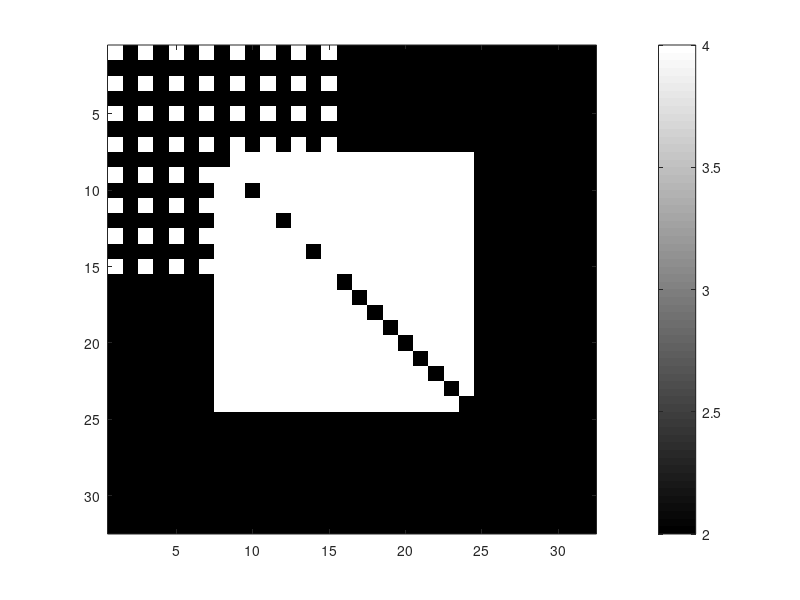
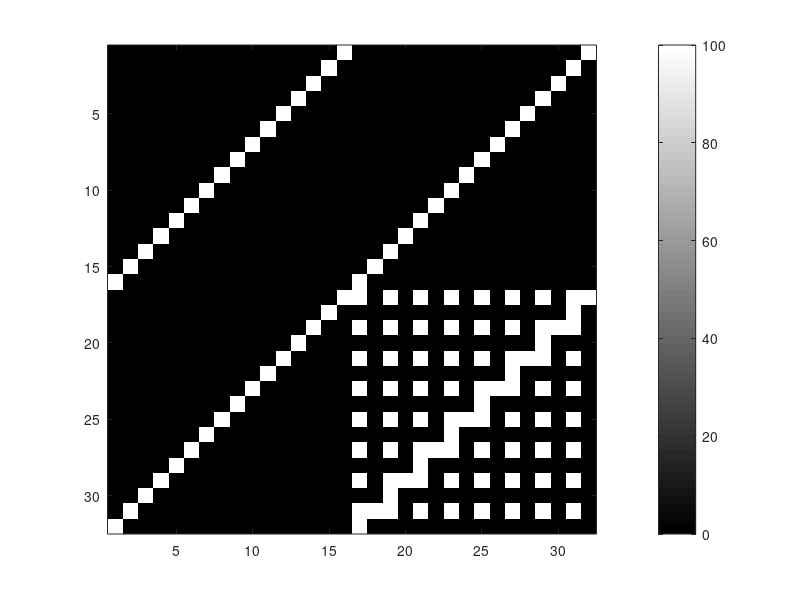
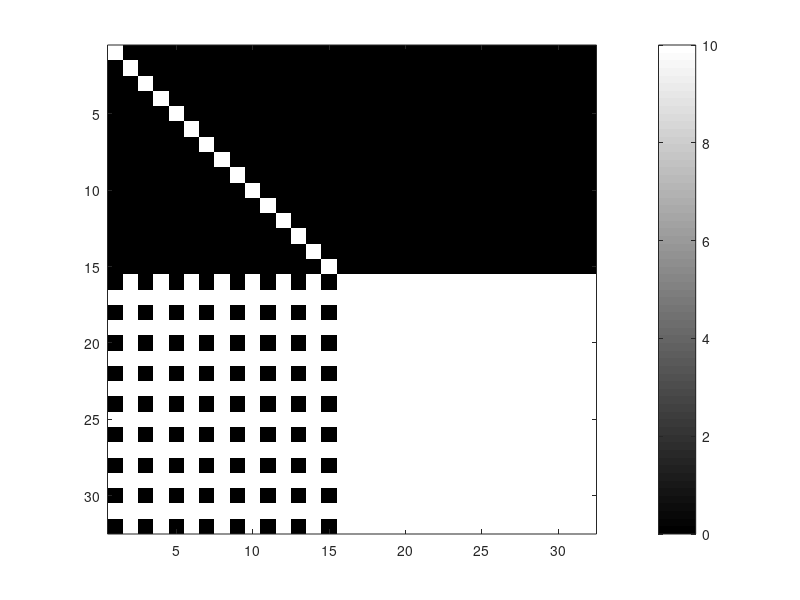
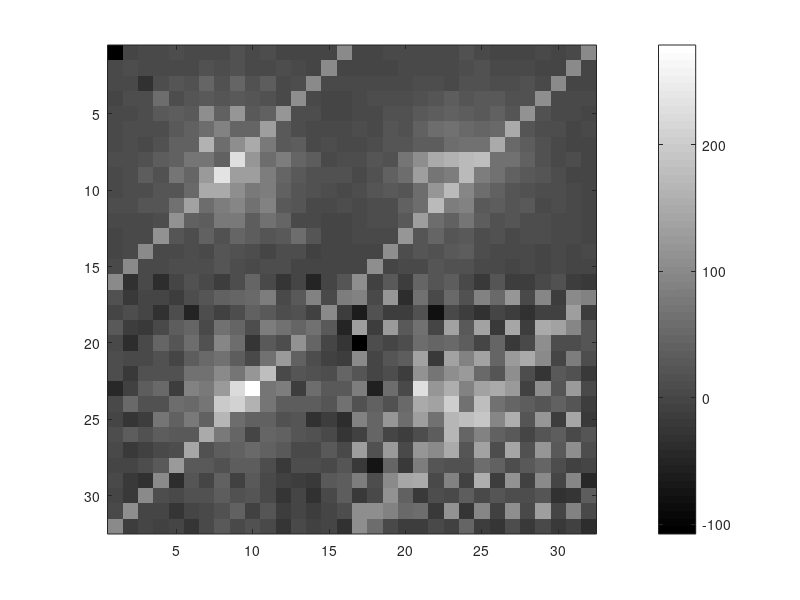

The MATLAB script that drew these images, in order:
clearvars
close all

% parameters
    xsize = 32;
    ysize = xsize;
    
    n_frames = 10;
    
    % camera  
        val_offset = 100; % in counts
        val_noise = 10; % in electrons
        val_epc = 0.5; % electrons per count = 1/gain
    
    % gaussian
        x0 = [xsize/4] .* [1 3];
        y0 = [xsize/4] .* [3 1];
        photons = 2000;
        sigma = 3; % in pixels
        
rng(1); % reset the random number generator for reproduceable results
    

% maps
    map_pattern_noise = zeros(xsize, ysize); % start with zeros
    map_pattern_noise(eye(size(map_pattern_noise)) == 1) = 1; % create diagonal being white
    map_pattern_noise(end/2:end,:) = 1; % % create 1/2th of area being white
    map_pattern_noise(end/2:2:end,1:2:end/2) = 0; % % create 1/4th of area being checkerboard 
    
    map_pattern_offset = zeros(xsize, ysize); % start with zeros     
    map_pattern_offset(transpose(eye(size(map_pattern_offset))) == 1) = 1; % create diagonal being white
    map_pattern_offset = repmat(map_pattern_offset(1:end/2, 1:end/2), 2, 2); %
    map_pattern_offset((end/2+1):2:end,2:2:end/2) = 1; % % create 1/4th of area being checkerboard 
    map_pattern_offset = fliplr(map_pattern_offset);
    
    map_pattern_gain = zeros(xsize, ysize); % start with zeros
    map_pattern_gain(end/4:3*end/4, end/4:3*end/4) = 1; % make white center
    map_pattern_gain(transpose(eye(size(map_pattern_gain))) == 1) = 0; % create diagonal being black
    map_pattern_gain(1:2:end/2,1:2:end/2) = 1; % % create 1/4th of area being checkerboard 

    map_offset = map_pattern_offset * val_offset;
    map_noise = map_pattern_noise * val_noise;
    map_gain = (1 + map_pattern_gain) / val_epc;
    
    % place emitters
        map_gauss = zeros(xsize, ysize); % preallocation
        for xc = x0
            for yc = y0
                for x = 1:xsize
                    for y = 1:ysize
                        map_gauss(x,y) = map_gauss(x,y) + 1/(2*pi*sigma^2) * exp(-(x-xc)^2/2/sigma^2-(y-yc)^2/2/sigma^2);
                    end % for y
                end % for x
            end % for y0
        end % for x0
        
% simulate signal
    for frame = 1
         map_signal(:,:,frame) = map_offset + map_gain .* ( normrnd(0, map_noise) + poissrnd(photons*map_gauss) );
    end % for
 
% test plots
    figure
        imagesc(map_gain)
        axis image
        colormap gray
        colorbar
        
    figure
        imagesc(map_offset)
        axis image
        colormap gray
        colorbar
        
    figure
        imagesc(map_noise)
        axis image
        colormap gray
        colorbar
        
    figure
        imagesc(map_signal(:,:,frame))
        axis image
        colormap gray
        colorbar
        
        
% write files
    current_dir = cd;
    cd('/Users/diekmann/Documents')
        
    imwrite(uint16(map_signal), 'CMOS_testsignal.tif')
    
    cd(current_dir)